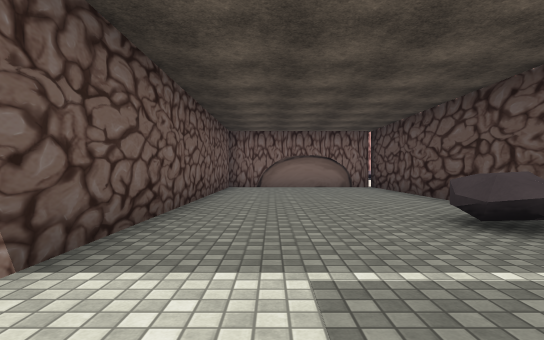
view 1 (above)

21 first-person views from a walk through a scene from a Unity 3-D project. The camera is 1.2 m above the floor, looks level and sees 80° across. The floor is counted in squares, 2 m on a side. Each view is taken from the middle of a square. On the plan, view 1 faces up. The plan holds only what a view shows up to about 10 squares ahead; the rest is blank. The player character is not drawn. Some surface patterns are stand-ins.

view 2
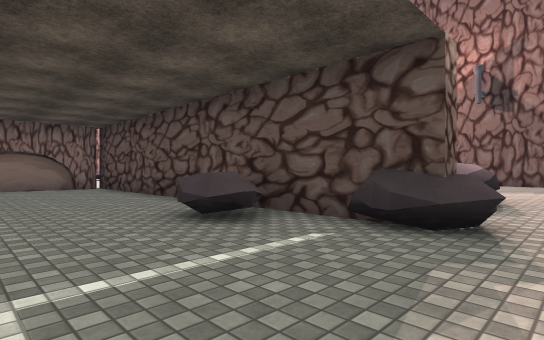

view 3
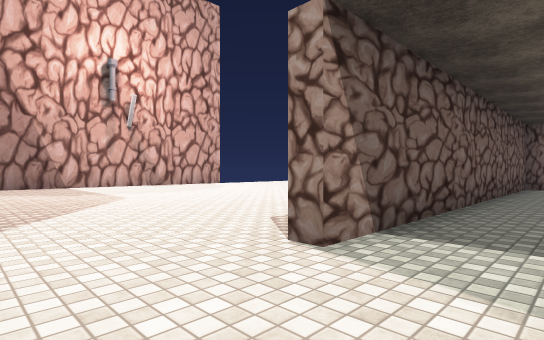

view 4
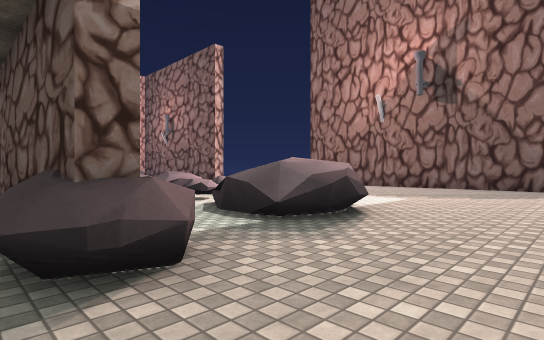

view 5
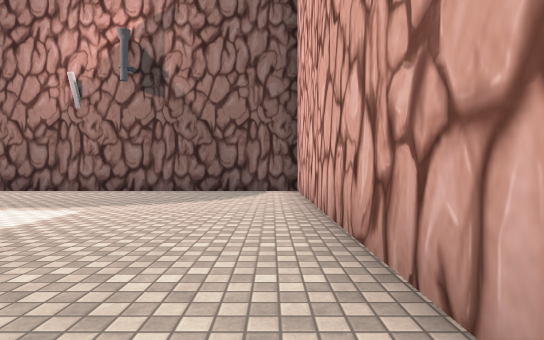

view 6
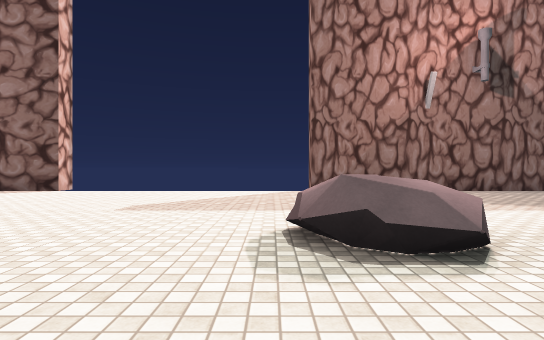

view 7
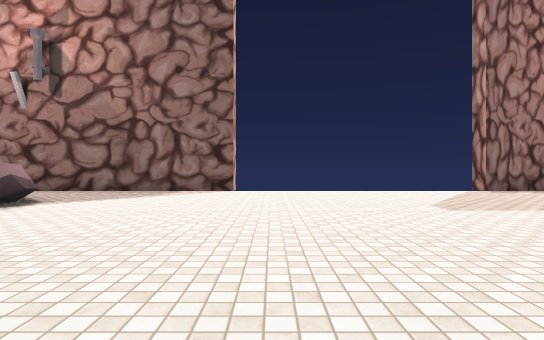

view 8
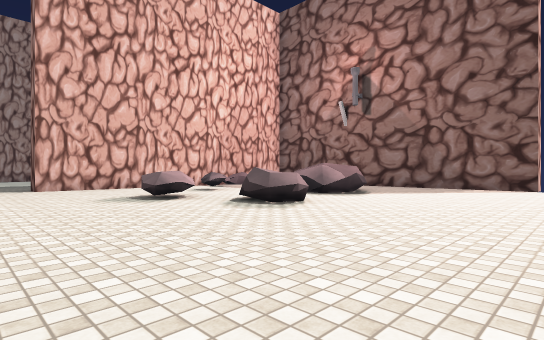

view 9
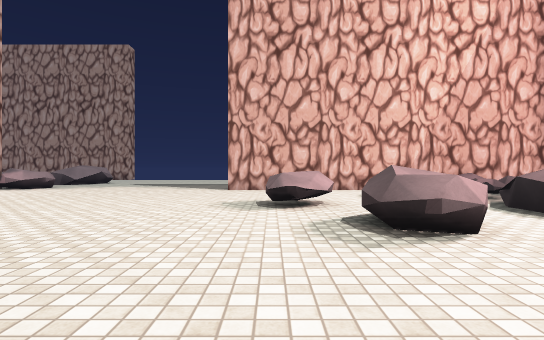

view 10
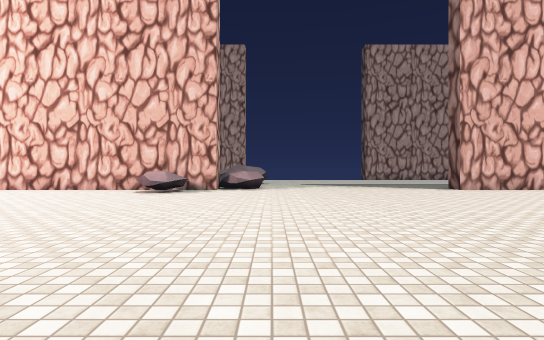

view 11
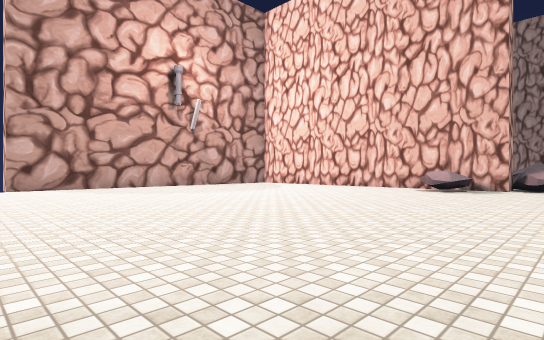

view 12
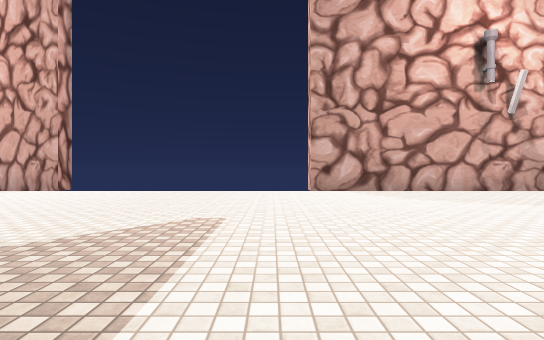

view 13
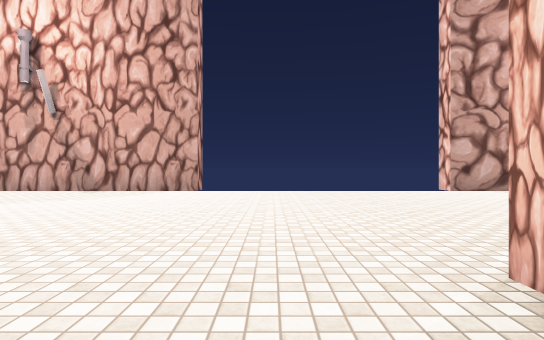

view 14
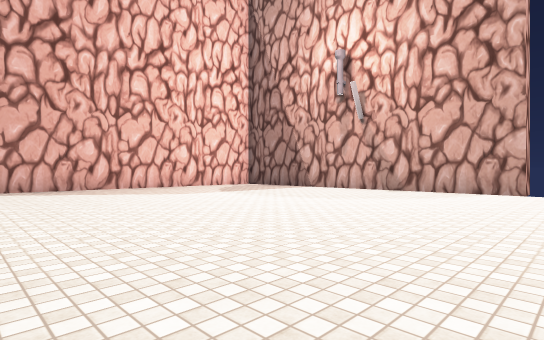

view 15
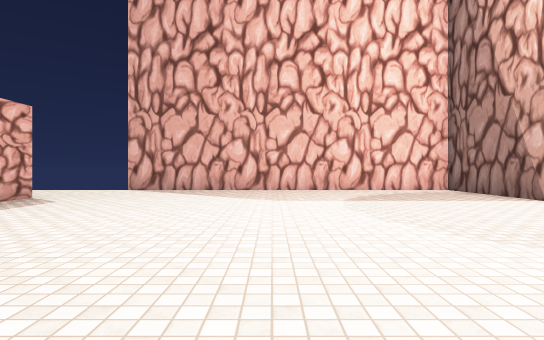

view 16
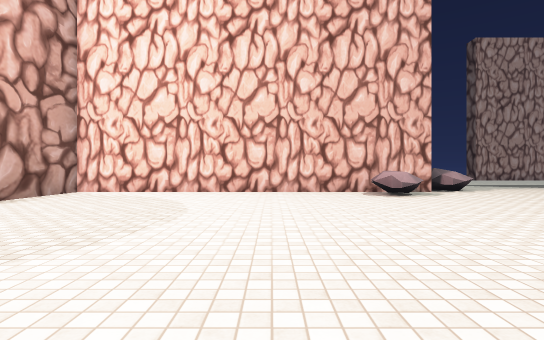

view 17
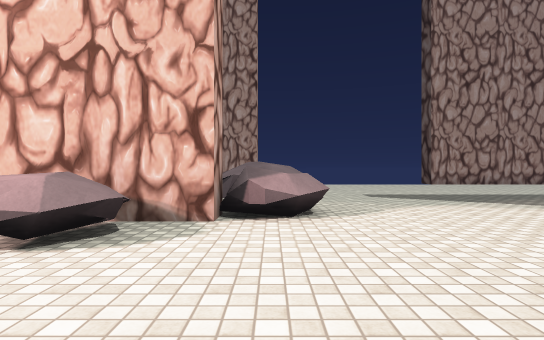

view 18
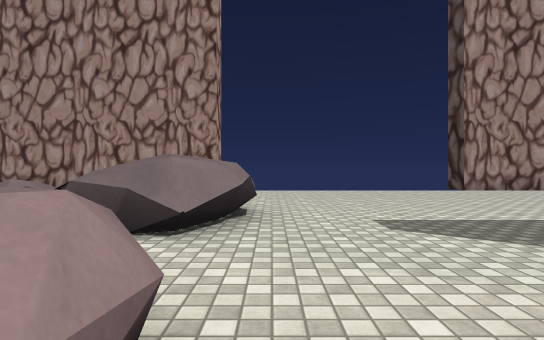

view 19
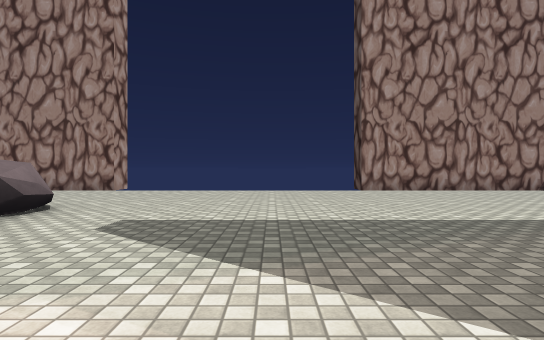

view 20
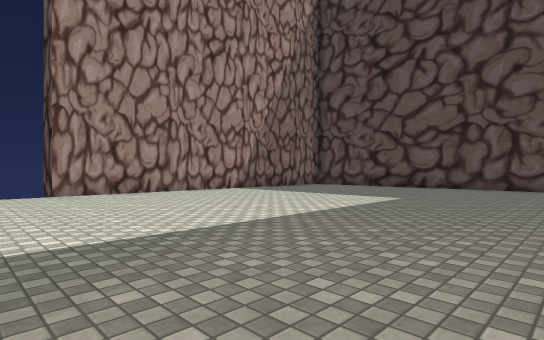

view 21
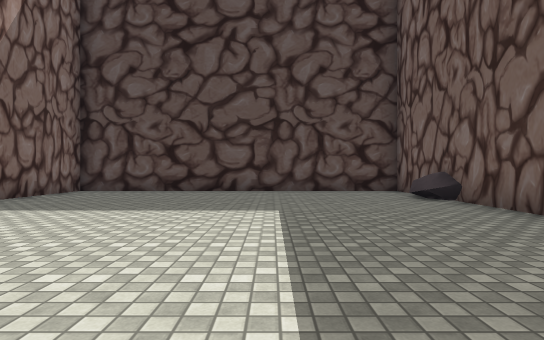

### Floor plan
Key: @ floor where view 1 was taken; # wall or solid block; x gap in a wall; . main floor; : floor 1.5 m higher than the main floor; / step, stairs or slope; = window, fence, low wall or low ledge; ^ raised ledge.
Columns run from 13 left of view 1 to 15 right of it. Each row starts with its distance up from view 1.
 35     #######       ###########
 34          ...................#
 33           ..................#
 32           ..................#
 31            .................#
 30            /................#
 29          =///...............#
 28           =/................#
 27            .................#
 26            ^.............=..#
 25 ###########^......###########
 24 #........^............   .
 23 #.....................  ./
 22 #.....................^/=   #
 21 #..................^^../    #
 20 #..................^...=: ..#
 19 #....................^.=#=..#
 18 #...................^^......#
 17 #.............. ............#
 16 #.............  ............#
 15 x............   ............x
 14  ............   ............
 13  .........         .........
 12  ........# ######   ........
 11  ......... #. ..##  ........
 10  ..........#.....# .........
  9  ..........#.....#.../......
  8 x..........#.....# .//   ...x
  7 #..........#.....#  ./.   ..#
  6 #..........#.....#  .=..  ..#
  5 #..........#.....#  = ......#
  4 #..........#...^^#  =   ....#
  3 #..........#...^.#.=:=......#
  2 #..........#.....#.== ......#
  1 #................^..........#
  0 #............@..............#
 -1 #.............  ............#
 -2 ##########x        ##########

Where each view was taken, in squares from view 1:
view 1: 0 up, 0 right, facing up
view 2: 0 up, 0 right, facing up-right
view 3: 1 down, 0 right, facing up-left
view 4: 1 down, 3 right, facing up-right
view 5: 1 down, 5 right, facing right
view 6: 9 up, 5 right, facing right
view 7: 14 up, 5 right, facing right
view 8: 14 up, 3 right, facing up-right
view 9: 15 up, 6 right, facing up
view 10: 15 up, 1 left, facing up
view 11: 14 up, 1 left, facing up-left
view 12: 14 up, 3 left, facing left
view 13: 10 up, 3 left, facing left
view 14: 9 up, 3 left, facing down-left
view 15: 8 up, 7 left, facing down
view 16: 16 up, 7 left, facing up
view 17: 21 up, 2 left, facing up
view 18: 25 up, 1 left, facing up
view 19: 25 up, 2 right, facing up
view 20: 26 up, 3 right, facing up-right
view 21: 29 up, 5 right, facing right
